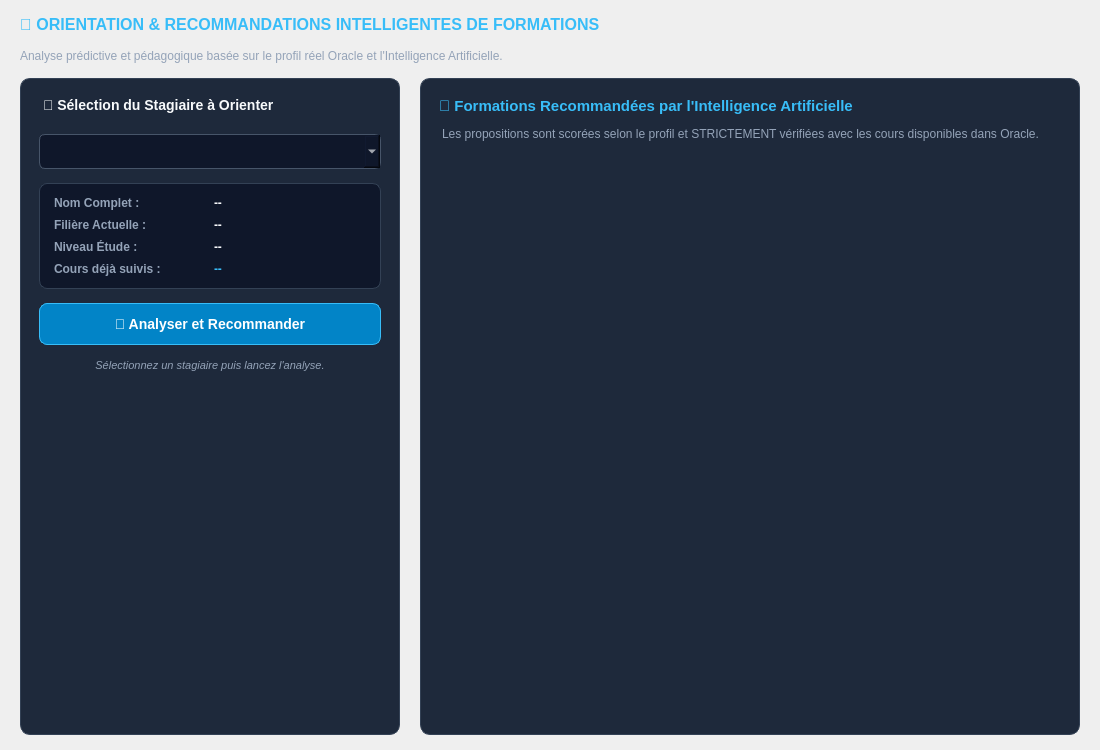
<?xml version="1.0" encoding="UTF-8"?>
<ui version="4.0">
 <class>RecommandationWidget</class>
 <widget class="QWidget" name="RecommandationWidget">
  <property name="geometry">
   <rect>
    <x>0</x>
    <y>0</y>
    <width>1100</width>
    <height>750</height>
   </rect>
  </property>
  <property name="windowTitle">
   <string>Orientation &amp; Recommandations Intelligentes</string>
  </property>
  <layout class="QVBoxLayout" name="recomMainLayout">
   <property name="spacing">
    <number>15</number>
   </property>
   <property name="leftMargin">
    <number>20</number>
   </property>
   <property name="topMargin">
    <number>15</number>
   </property>
   <property name="rightMargin">
    <number>20</number>
   </property>
   <property name="bottomMargin">
    <number>15</number>
   </property>
   <item>
    <layout class="QHBoxLayout" name="recomTopLayout">
     <item>
      <layout class="QVBoxLayout" name="titleLay">
       <item>
        <widget class="QLabel" name="lblRecomTitle">
         <property name="styleSheet">
          <string notr="true">color: #38bdf8; font-size: 16px; font-weight: bold;</string>
         </property>
         <property name="text">
          <string>🤖 ORIENTATION &amp; RECOMMANDATIONS INTELLIGENTES DE FORMATIONS</string>
         </property>
        </widget>
       </item>
       <item>
        <widget class="QLabel" name="lblRecomSubtitle">
         <property name="styleSheet">
          <string notr="true">color: #94a3b8; font-size: 12px;</string>
         </property>
         <property name="text">
          <string>Analyse prédictive et pédagogique basée sur le profil réel Oracle et l'Intelligence Artificielle.</string>
         </property>
        </widget>
       </item>
      </layout>
     </item>
     <item>
      <spacer name="recomHeaderSpacer">
       <property name="orientation">
        <enum>Qt::Orientation::Horizontal</enum>
       </property>
       <property name="sizeHint" stdset="0">
        <size>
         <width>40</width>
         <height>20</height>
        </size>
       </property>
      </spacer>
     </item>
    </layout>
   </item>
   <item>
    <layout class="QHBoxLayout" name="recomBodyLayout">
     <property name="spacing">
      <number>20</number>
     </property>
     <item>
      <widget class="QFrame" name="leftFrame">
       <property name="minimumSize">
        <size>
         <width>380</width>
         <height>0</height>
        </size>
       </property>
       <property name="maximumSize">
        <size>
         <width>420</width>
         <height>16777215</height>
        </size>
       </property>
       <property name="styleSheet">
        <string notr="true">QFrame#leftFrame { background-color: #1e293b; border: 1px solid #334155; border-radius: 10px; }</string>
       </property>
       <layout class="QVBoxLayout" name="leftLay">
        <property name="spacing">
         <number>14</number>
        </property>
        <property name="leftMargin">
         <number>18</number>
        </property>
        <property name="topMargin">
         <number>18</number>
        </property>
        <property name="rightMargin">
         <number>18</number>
        </property>
        <property name="bottomMargin">
         <number>18</number>
        </property>
        <item>
         <widget class="QLabel" name="lblSelectTitle">
          <property name="styleSheet">
           <string notr="true">color: #f8fafc; font-size: 14px; font-weight: bold; border-bottom: 1px solid #334155; padding-bottom: 6px;</string>
          </property>
          <property name="text">
           <string>👤 Sélection du Stagiaire à Orienter</string>
          </property>
         </widget>
        </item>
        <item>
         <widget class="QComboBox" name="comboRecomStagiaire">
          <property name="cursor">
           <cursorShape>PointingHandCursor</cursorShape>
          </property>
          <property name="styleSheet">
           <string notr="true">QComboBox { background-color: #0f172a; color: #f8fafc; border: 1px solid #475569; border-radius: 6px; padding: 8px 12px; font-size: 13px; } QComboBox:focus { border: 1px solid #38bdf8; }</string>
          </property>
         </widget>
        </item>
        <item>
         <widget class="QFrame" name="profileCard">
          <property name="styleSheet">
           <string notr="true">QFrame#profileCard { background-color: #0f172a; border: 1px solid #334155; border-radius: 8px; }</string>
          </property>
          <layout class="QVBoxLayout" name="profLay">
           <property name="spacing">
            <number>8</number>
           </property>
           <property name="leftMargin">
            <number>14</number>
           </property>
           <property name="topMargin">
            <number>12</number>
           </property>
           <property name="rightMargin">
            <number>14</number>
           </property>
           <property name="bottomMargin">
            <number>12</number>
           </property>
           <item>
            <layout class="QHBoxLayout" name="rowNom">
             <item>
              <widget class="QLabel" name="lblLNom">
               <property name="minimumSize">
                <size>
                 <width>130</width>
                 <height>0</height>
                </size>
               </property>
               <property name="styleSheet">
                <string notr="true">color: #94a3b8; font-size: 12px; font-weight: bold;</string>
               </property>
               <property name="text">
                <string>Nom Complet :</string>
               </property>
              </widget>
             </item>
             <item>
              <widget class="QLabel" name="lblRecomNomVal">
               <property name="styleSheet">
                <string notr="true">color: #f8fafc; font-size: 12px; font-weight: bold;</string>
               </property>
               <property name="text">
                <string>--</string>
               </property>
               <property name="wordWrap">
                <bool>true</bool>
               </property>
              </widget>
             </item>
            </layout>
           </item>
           <item>
            <layout class="QHBoxLayout" name="rowFiliere">
             <item>
              <widget class="QLabel" name="lblLFiliere">
               <property name="minimumSize">
                <size>
                 <width>130</width>
                 <height>0</height>
                </size>
               </property>
               <property name="styleSheet">
                <string notr="true">color: #94a3b8; font-size: 12px; font-weight: bold;</string>
               </property>
               <property name="text">
                <string>Filière Actuelle :</string>
               </property>
              </widget>
             </item>
             <item>
              <widget class="QLabel" name="lblRecomFiliereVal">
               <property name="styleSheet">
                <string notr="true">color: #f8fafc; font-size: 12px; font-weight: bold;</string>
               </property>
               <property name="text">
                <string>--</string>
               </property>
               <property name="wordWrap">
                <bool>true</bool>
               </property>
              </widget>
             </item>
            </layout>
           </item>
           <item>
            <layout class="QHBoxLayout" name="rowNiveau">
             <item>
              <widget class="QLabel" name="lblLNiveau">
               <property name="minimumSize">
                <size>
                 <width>130</width>
                 <height>0</height>
                </size>
               </property>
               <property name="styleSheet">
                <string notr="true">color: #94a3b8; font-size: 12px; font-weight: bold;</string>
               </property>
               <property name="text">
                <string>Niveau Étude :</string>
               </property>
              </widget>
             </item>
             <item>
              <widget class="QLabel" name="lblRecomNiveauVal">
               <property name="styleSheet">
                <string notr="true">color: #f8fafc; font-size: 12px; font-weight: bold;</string>
               </property>
               <property name="text">
                <string>--</string>
               </property>
               <property name="wordWrap">
                <bool>true</bool>
               </property>
              </widget>
             </item>
            </layout>
           </item>
           <item>
            <layout class="QHBoxLayout" name="rowCours">
             <item>
              <widget class="QLabel" name="lblLCours">
               <property name="minimumSize">
                <size>
                 <width>130</width>
                 <height>0</height>
                </size>
               </property>
               <property name="styleSheet">
                <string notr="true">color: #94a3b8; font-size: 12px; font-weight: bold;</string>
               </property>
               <property name="text">
                <string>Cours déjà suivis :</string>
               </property>
              </widget>
             </item>
             <item>
              <widget class="QLabel" name="lblRecomCoursSuivisVal">
               <property name="styleSheet">
                <string notr="true">color: #38bdf8; font-size: 12px; font-weight: 500;</string>
               </property>
               <property name="text">
                <string>--</string>
               </property>
               <property name="wordWrap">
                <bool>true</bool>
               </property>
              </widget>
             </item>
            </layout>
           </item>
          </layout>
         </widget>
        </item>
        <item>
         <widget class="QPushButton" name="btnLancerRecommandation">
          <property name="cursor">
           <cursorShape>PointingHandCursor</cursorShape>
          </property>
          <property name="styleSheet">
           <string notr="true">QPushButton { background-color: #0284c7; color: #ffffff; border: 1px solid #38bdf8; border-radius: 8px; padding: 12px 18px; font-size: 14px; font-weight: bold; } QPushButton:hover { background-color: #0369a1; } QPushButton:disabled { background-color: #334155; color: #64748b; border: 1px solid #475569; }</string>
          </property>
          <property name="text">
           <string>🤖 Analyser et Recommander</string>
          </property>
         </widget>
        </item>
        <item>
         <widget class="QLabel" name="lblRecomStatusInfo">
          <property name="styleSheet">
           <string notr="true">color: #94a3b8; font-size: 11px; font-style: italic;</string>
          </property>
          <property name="text">
           <string>Sélectionnez un stagiaire puis lancez l'analyse.</string>
          </property>
          <property name="alignment">
           <set>Qt::AlignmentFlag::AlignCenter</set>
          </property>
          <property name="wordWrap">
           <bool>true</bool>
          </property>
         </widget>
        </item>
        <item>
         <spacer name="leftSpacer">
          <property name="orientation">
           <enum>Qt::Orientation::Vertical</enum>
          </property>
          <property name="sizeHint" stdset="0">
           <size>
            <width>20</width>
            <height>40</height>
           </size>
          </property>
         </spacer>
        </item>
       </layout>
      </widget>
     </item>
     <item>
      <widget class="QFrame" name="rightFrame">
       <property name="styleSheet">
        <string notr="true">QFrame#rightFrame { background-color: #1e293b; border: 1px solid #334155; border-radius: 10px; }</string>
       </property>
       <layout class="QVBoxLayout" name="rightLay">
        <property name="spacing">
         <number>12</number>
        </property>
        <property name="leftMargin">
         <number>18</number>
        </property>
        <property name="topMargin">
         <number>18</number>
        </property>
        <property name="rightMargin">
         <number>18</number>
        </property>
        <property name="bottomMargin">
         <number>18</number>
        </property>
        <item>
         <widget class="QLabel" name="lblRecTitle">
          <property name="styleSheet">
           <string notr="true">color: #38bdf8; font-size: 15px; font-weight: bold;</string>
          </property>
          <property name="text">
           <string>🎯 Formations Recommandées par l'Intelligence Artificielle</string>
          </property>
         </widget>
        </item>
        <item>
         <widget class="QLabel" name="lblRecSub">
          <property name="styleSheet">
           <string notr="true">color: #94a3b8; font-size: 12px; border-bottom: 1px solid #334155; padding-bottom: 8px;</string>
          </property>
          <property name="text">
           <string>Les propositions sont scorées selon le profil et STRICTEMENT vérifiées avec les cours disponibles dans Oracle.</string>
          </property>
         </widget>
        </item>
        <item>
         <widget class="QScrollArea" name="scrollAreaRecom">
          <property name="styleSheet">
           <string notr="true">QScrollArea { background-color: transparent; border: none; }</string>
          </property>
          <property name="widgetResizable">
           <bool>true</bool>
          </property>
          <widget class="QWidget" name="recomResultsWidget">
           <property name="geometry">
            <rect>
             <x>0</x>
             <y>0</y>
             <width>598</width>
             <height>550</height>
            </rect>
           </property>
           <property name="styleSheet">
            <string notr="true">background-color: transparent;</string>
           </property>
           <layout class="QVBoxLayout" name="recomResultsContainerLayout">
            <property name="spacing">
             <number>12</number>
            </property>
            <property name="leftMargin">
             <number>0</number>
            </property>
            <property name="topMargin">
             <number>5</number>
            </property>
            <property name="rightMargin">
             <number>0</number>
            </property>
            <property name="bottomMargin">
             <number>5</number>
            </property>
           </layout>
          </widget>
         </widget>
        </item>
       </layout>
      </widget>
     </item>
    </layout>
   </item>
  </layout>
 </widget>
 <resources/>
 <connections/>
</ui>
